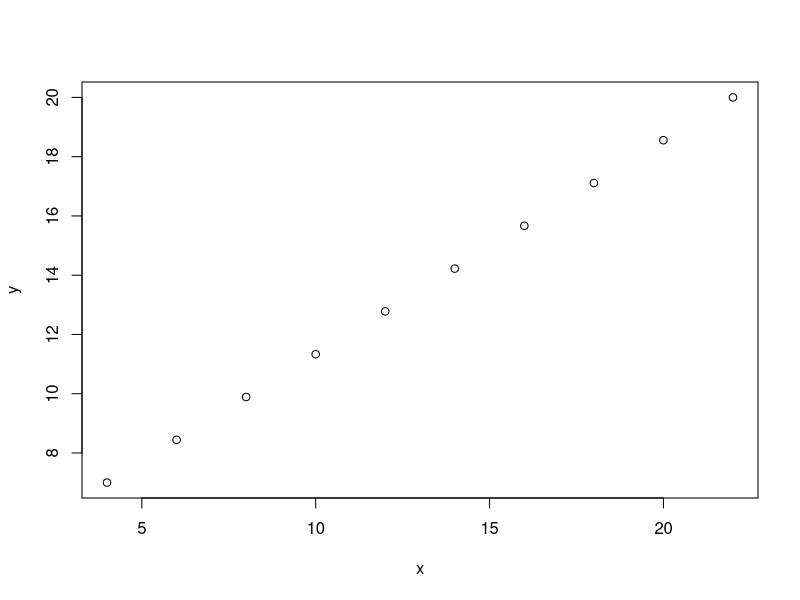
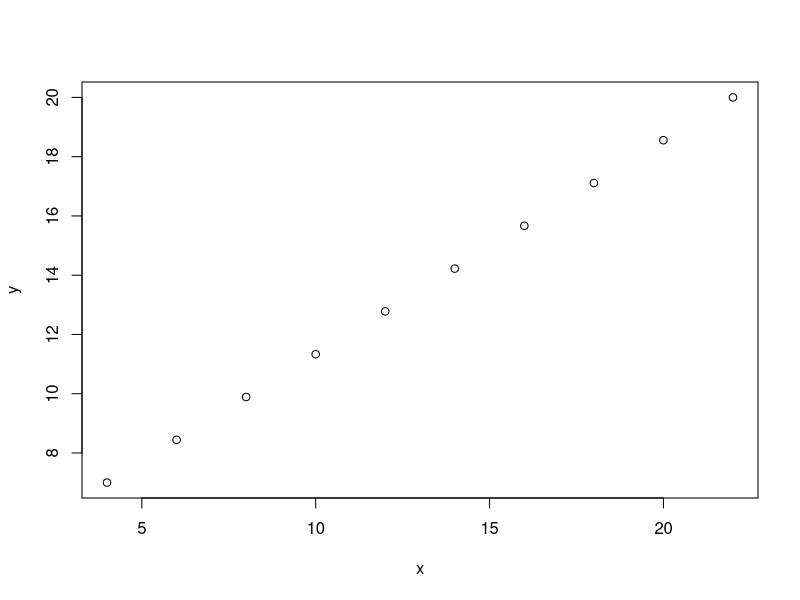
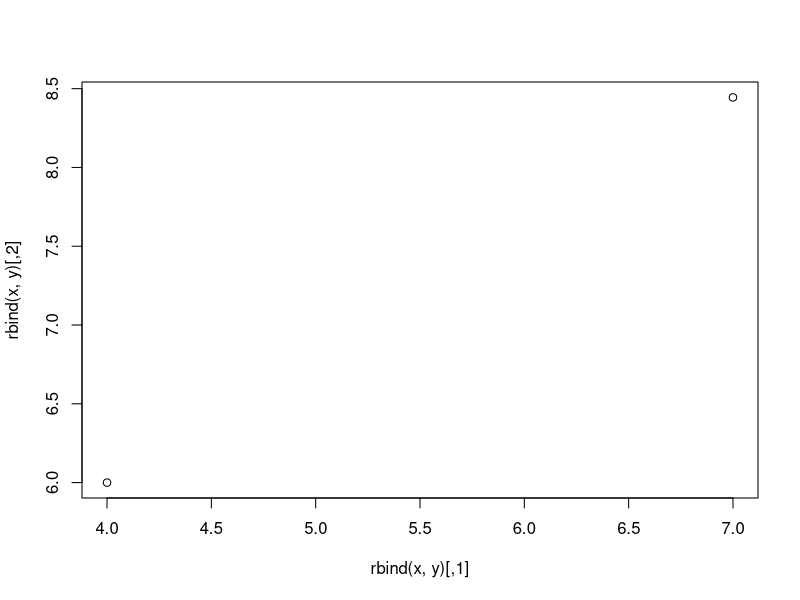
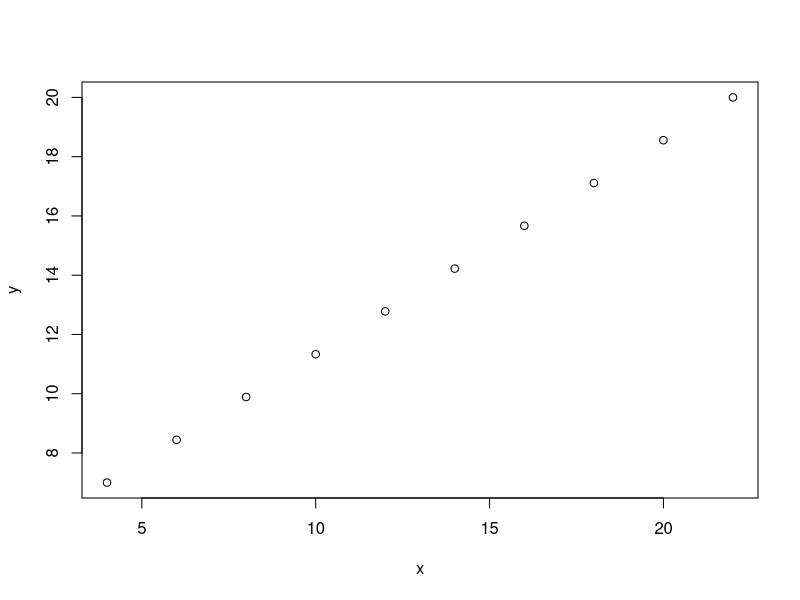
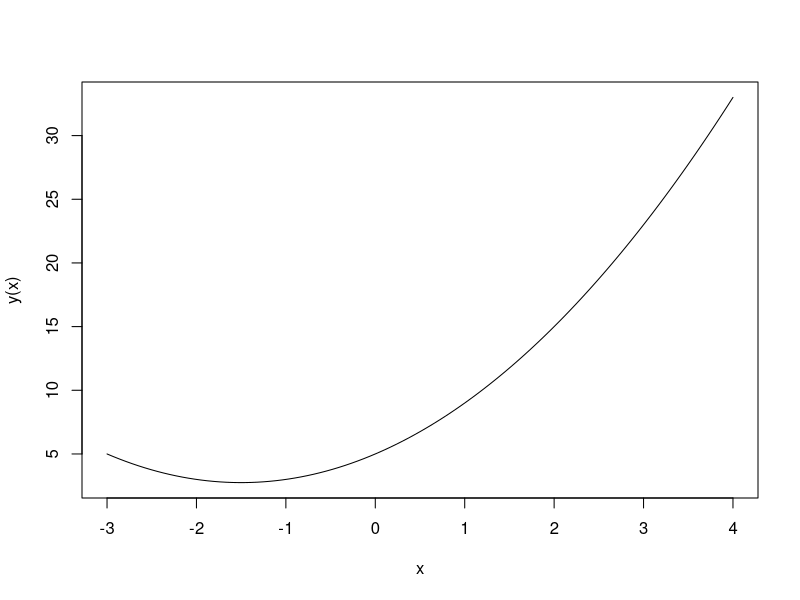
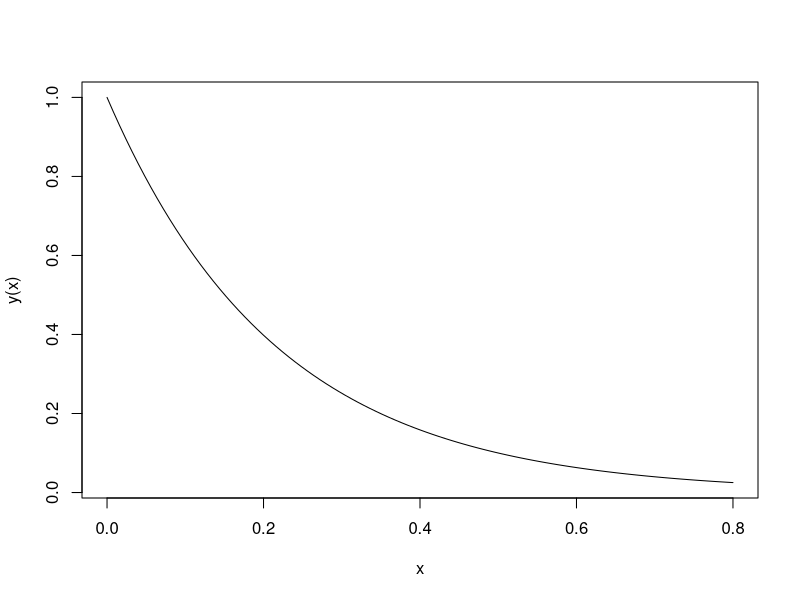

The R source for these figures, in order:
#kalkulator
a=2+2
print(a)

#Zadanie1

#-2.449213e-16 traktujemy jak 0
sin(2*pi)
cos(3/4)
tan(pi)

#można z base=podstawa, ale można też po prostu po przecinku (somyślnie base=exp(1))
log(100,10)
log(15)
log(1/7,7)

exp(3)
64^(1/3)

#Zadanie2
vector = seq(1,10,1)
vector
sum(vector)

#Zadanie3
x=seq(2,20,2)
length(x)
y=rev(x) #odwracanie wektora / inny sposób -> y=seq(20,2,-2)
x*x
x^2
x
sqrt(sum(x^2)) #odległość euklidesowa
t(x)%*%y #wynikiem jest liczba
x%*%t(y) #wynikiem jest macierz

#Zadanie4
seq(5,10,length=13)

#Zadanie5
z1=rep(c(1,2),times=5)
z2=rep(c(1,2),each=5)

z1+4 #dodawanie wartości do każdego elementu

z3=z2[-length(z2)]

c=z1+z3 #niepoprawny wynik dodawania

z4=z1[z1>1]
  
#Zadanie6
a=c(1,3,6,2,7,4)
a[which.min(a)] #wartość najmniejsza
which.min(a) #indeks najmniejszej wartości
a[a<=4] #scam, to nie indeksy

sum(a)
sum(a^2)
length(a)

a[3]
b=a[-(4)] #wektor a bez czwartej składowej

#Zadanie7
w1=c(2,3,0)
w2=c(1,-1,2)
w3=c(1,1,-1)
A=rbind(w1,w2,w3)

A^2
A%*%A

t(A) #transformacja
det(A) #wyznacznik
solve(A) #macierz odwrotna

b=A[3,] #tylko trzeci wiersz macierzy

#Zadanie8
x=seq(4,22,length=10)
y=seq(7,20,length=10)

plot(x,y)

plot(data.frame(x,y))

plot(rbind(x,y))

plot(cbind(x,y))

#Zadanie9
y=function(x){x^2+3*x+5}
curve(y,-3,4) #wykresy funkcji zmiennych losowych typu ciągłego

y=function(x){0.01^x}
curve(y, 0, 0.8)
